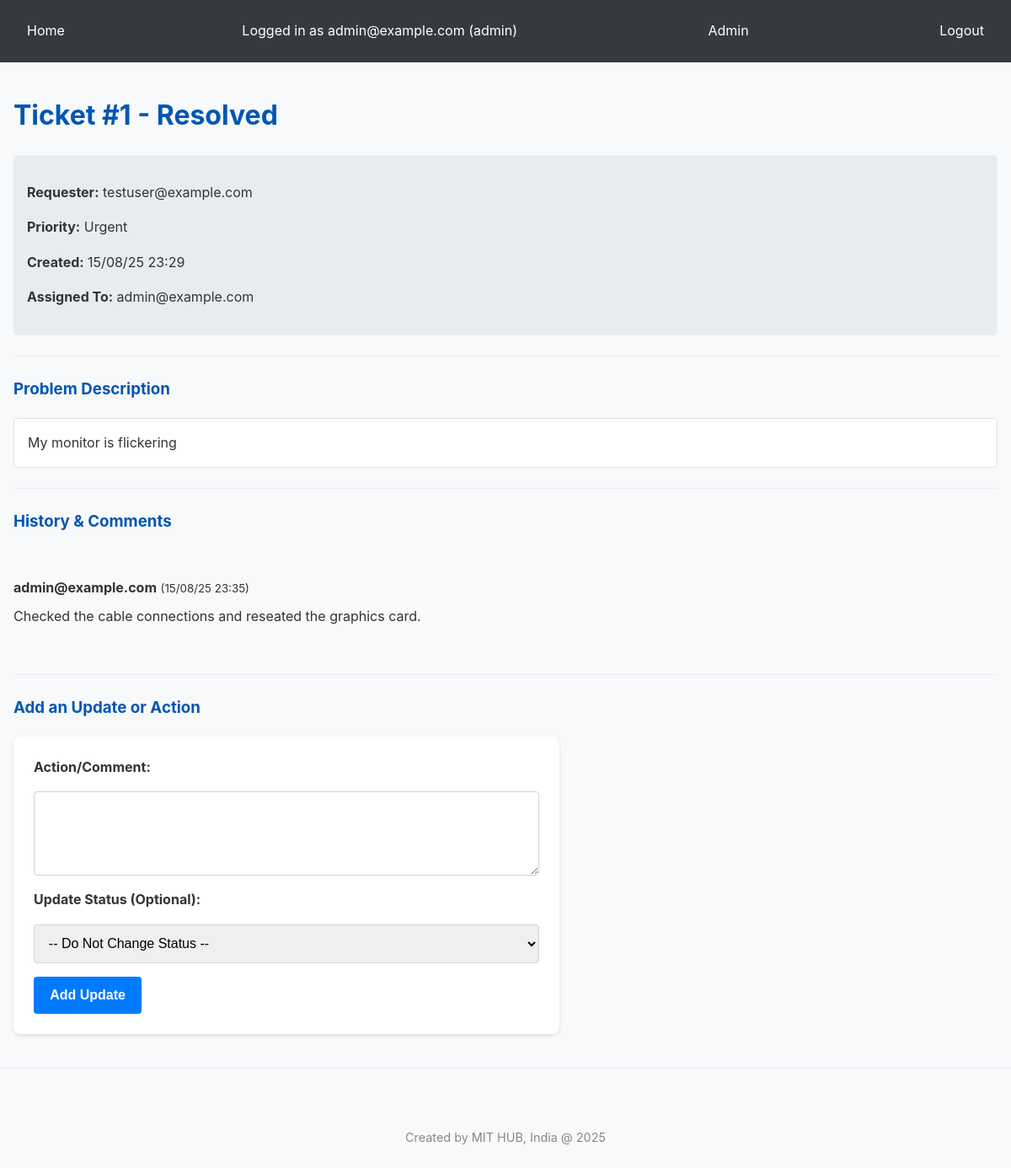
Page /ticket/1 (signed in) on the committed database.
### app.py (models this page shows, shortened)
class User(db.Model):
    id = db.Column(db.Integer, primary_key=True)
    email = db.Column(db.String(120), unique=True, nullable=False)
    password_hash = db.Column(db.String(255))
    role_id = db.Column(db.Integer, db.ForeignKey('role.id'), nullable=False)
    role = db.relationship('Role', backref=db.backref('users', lazy=True))
    tickets = db.relationship('Ticket', foreign_keys='Ticket.user_id', backref='requester', lazy=True)
    assigned_tickets = db.relationship('Ticket', foreign_keys='Ticket.assigned_to_id', backref='assignee', lazy=True)

class Role(db.Model):
    id = db.Column(db.Integer, primary_key=True)
    name = db.Column(db.String(50), unique=True, nullable=False)

class Ticket(db.Model):
    id = db.Column(db.Integer, primary_key=True)
    problem_description = db.Column(db.Text, nullable=False)
    priority = db.Column(db.String(50), nullable=False)
    expected_resolution_datetime = db.Column(db.DateTime, nullable=False)
    status = db.Column(db.String(50), nullable=False, default='Pending')
    created_at = db.Column(db.DateTime, nullable=False, default=datetime.utcnow)
    user_id = db.Column(db.Integer, db.ForeignKey('user.id'), nullable=False)
    assigned_to_id = db.Column(db.Integer, db.ForeignKey('user.id'), nullable=True)
    actions = db.relationship('TicketAction', backref='ticket', lazy='dynamic', cascade="all, delete-orphan")

class TicketAction(db.Model):
    id = db.Column(db.Integer, primary_key=True)
    ticket_id = db.Column(db.Integer, db.ForeignKey('ticket.id'), nullable=False)
    user_id = db.Column(db.Integer, db.ForeignKey('user.id'), nullable=False)
    action_text = db.Column(db.Text, nullable=False)
    created_at = db.Column(db.DateTime, nullable=False, default=datetime.utcnow)
    author = db.relationship('User')

### app.py (the view, shortened to what this page needs)
@app.route('/ticket/<int:ticket_id>', methods=['GET', 'POST'])
@login_required
def ticket_detail(ticket_id):
    ticket = db.get_or_404(Ticket, ticket_id)
    if not (g.user.id == ticket.user_id or g.user.role.name == 'admin'):
        flash("You are not authorized to view this ticket.", "danger")
        return redirect(url_for('index'))
    actions = ticket.actions.order_by(TicketAction.created_at.asc()).all()
    return render_template('ticket_detail.html', ticket=ticket, actions=actions)

### app.py (called while the page is built)
def login_required(view):
    @functools.wraps(view)
    def wrapped_view(**kwargs):
        if g.user is None:
            flash("You need to be logged in to view this page.", "danger")
            return redirect(url_for('login'))
        return view(**kwargs)
    return wrapped_view

@app.before_request
def load_logged_in_user():
    user_id = session.get('user_id')
    if user_id is None:
        g.user = None
    else:
        g.user = User.query.get(user_id)

### templates/ticket_detail.html (shortened to what this page needs)
{% extends 'base.html' %}
{% block content %}
    <h1>Ticket #{{ ticket.id }} - <span class="status-{{ ticket.status.lower() }}">{{ ticket.status }}</span></h1>
    <div class="ticket-meta">
        <p><strong>Requester:</strong> {{ ticket.requester.email }}</p>
        <p><strong>Priority:</strong> {{ ticket.priority }}</p>
        <p><strong>Created:</strong> {{ ticket.created_at.strftime('%d/%m/%y %H:%M') }}</p>
        <p><strong>Assigned To:</strong> {{ ticket.assignee.email if ticket.assignee else 'Not yet assigned' }}</p>
    </div>
    <hr>
    <h3>Problem Description</h3>
    <p class="problem-description">{{ ticket.problem_description }}</p>
    <hr>
    <h3>History &amp; Comments</h3>
    <div class="ticket-history">
        {% for action in actions %}
            <div class="history-item">
                <p class="action-meta">
                    <strong>{{ action.author.email }}</strong>
                    <small>({{ action.created_at.strftime('%d/%m/%y %H:%M') }})</small>
                </p>
                <p class="action-text">{{ action.action_text | safe }}</p>
            </div>
        {% else %}
            <p>No actions have been logged for this ticket yet.</p>
        {% endfor %}
    </div>
    {% if g.user and g.user.id == ticket.assigned_to_id %}
        <hr>
        <h3>Add an Update or Action</h3>
        <form method="post" class="action-form">
            <label for="action_text">Action/Comment:</label>
            <textarea name="action_text" id="action_text" rows="4" required></textarea>
            <label for="status">Update Status (Optional):</label>
            <select name="status" id="status">
                <option value="">-- Do Not Change Status --</option>
            </select>
            <input type="submit" value="Add Update">
        </form>
    {% endif %}
{% endblock %}

### templates/base.html (shortened to what this page needs)
<!doctype html>
<html lang="en">
<head>
    <link rel="stylesheet" href="{{ url_for('static', filename='style.css') }}">
</head>
<body>
    <nav>
        <a href="{{ url_for('index') }}">Home</a>
        {% if g.user %}
            <span>Logged in as {{ g.user.email }} ({{ g.user.role.name }})</span>
            {% if g.user.role.name == 'admin' %}
                <a href="{{ url_for('admin_dashboard') }}">Admin</a>
            {% endif %}
            <a href="{{ url_for('logout') }}">Logout</a>
        {% else %}
            <a href="{{ url_for('login') }}">Login</a>
            <a href="{{ url_for('register') }}">Register</a>
        {% endif %}
    </nav>
    <div class="container">
        <div class="content">
        {% block content %}{% endblock %}
        </div>
    </div>
    <hr>
    <footer>
        <p style="text-align: center; color: #888;">Created by MIT HUB, India @ 2025</p>
    </footer>
</body>
</html>

### static/style.css (style rules this page uses)
body { font-family: -apple-system, BlinkMacSystemFont, "Segoe UI", Roboto, "Helvetica Neue", Arial, sans-serif; margin: 0; padding: 0; background-color: #f8f9fa; color: #333; line-height: 1.6; }
.container { max-width: 1200px; margin: 0 auto; padding: 1rem; }
h1, h2, h3 { color: #0056b3; }
hr { border: 0; height: 1px; background-color: #e9ecef; margin: 1.5rem 0; }
nav { background-color: #343a40; color: white; padding: 1rem; display: flex; justify-content: space-between; align-items: center; }
nav a { color: white; text-decoration: none; padding: 0.5rem 1rem; border-radius: 5px; transition: background-color 0.2s; }
nav span { padding-right: 1rem; }
form { background: white; padding: 1.5rem; border-radius: 8px; box-shadow: 0 2px 4px rgba(0,0,0,0.1); display: flex; flex-direction: column; gap: 1rem; max-width: 600px; }
label { font-weight: bold; }
input[type="email"], input[type="password"], input[type="text"], input[type="datetime-local"], input[type="date"], textarea, select { padding: 0.8rem; border: 1px solid #ced4da; border-radius: 4px; font-size: 1rem; width: 100%; box-sizing: border-box; }
input[type="submit"] { background-color: #007bff; color: white; padding: 0.8rem 1.2rem; border: none; border-radius: 4px; cursor: pointer; font-size: 1rem; font-weight: bold; align-self: flex-start; transition: background-color 0.2s; }
.ticket-meta { background: #e9ecef; padding: 1rem; border-radius: 5px; }
.problem-description { background: white; padding: 1rem; border-radius: 5px; border: 1px solid #dee2e6; }
.ticket-history .history-item { border-bottom: 1px solid #e9ecef; padding: 1rem 0; }
.ticket-history .history-item:last-child { border-bottom: none; }
.action-meta { margin-bottom: 0.5rem; }
.action-text { margin-top: 0; }
footer { text-align: center; padding: 2rem 0 1rem 0; color: #6c757d; font-size: 0.9rem; }

### rows in the picture
User: user.email "admin@example.com", assignee "admin@example.com"
Role: user.role.name "admin"
Ticket: id "1", status "Resolved", priority "Urgent", created_at "15/08/25 23:29", problem_description "My monitor is flickering"
User: requester.email "testuser@example.com"
TicketAction: author.email "admin@example.com", created_at "15/08/25 23:35", action_text "Checked the cable connections and reseated the graphics card."
